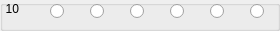
              <widget class="QGroupBox" name="groupBox_12">
               <property name="title">
                <string/>
               </property>
               <widget class="QRadioButton" name="radioButton10RxAnt1">
                <property name="geometry">
                 <rect>
                  <x>50</x>
                  <y>0</y>
                  <width>21</width>
                  <height>22</height>
                 </rect>
                </property>
                <property name="text">
                 <string/>
                </property>
               </widget>
               <widget class="QRadioButton" name="radioButton10RxAnt2">
                <property name="geometry">
                 <rect>
                  <x>90</x>
                  <y>0</y>
                  <width>21</width>
                  <height>22</height>
                 </rect>
                </property>
                <property name="text">
                 <string/>
                </property>
               </widget>
               <widget class="QRadioButton" name="radioButton10RxAnt3">
                <property name="geometry">
                 <rect>
                  <x>130</x>
                  <y>0</y>
                  <width>21</width>
                  <height>22</height>
                 </rect>
                </property>
                <property name="text">
                 <string/>
                </property>
               </widget>
               <widget class="QRadioButton" name="radioButton10RxRX1">
                <property name="geometry">
                 <rect>
                  <x>170</x>
                  <y>0</y>
                  <width>21</width>
                  <height>22</height>
                 </rect>
                </property>
                <property name="text">
                 <string/>
                </property>
               </widget>
               <widget class="QRadioButton" name="radioButton10RxRX2">
                <property name="geometry">
                 <rect>
                  <x>210</x>
                  <y>0</y>
                  <width>21</width>
                  <height>22</height>
                 </rect>
                </property>
                <property name="text">
                 <string/>
                </property>
               </widget>
               <widget class="QRadioButton" name="radioButton10RxXVRX">
                <property name="geometry">
                 <rect>
                  <x>250</x>
                  <y>0</y>
                  <width>21</width>
                  <height>22</height>
                 </rect>
                </property>
                <property name="text">
                 <string/>
                </property>
               </widget>
               <widget class="QLabel" name="label_33">
                <property name="geometry">
                 <rect>
                  <x>0</x>
                  <y>0</y>
                  <width>19</width>
                  <height>18</height>
                 </rect>
                </property>
                <property name="sizePolicy">
                 <sizepolicy hsizetype="Minimum" vsizetype="Preferred">
                  <horstretch>0</horstretch>
                  <verstretch>0</verstretch>
                 </sizepolicy>
                </property>
                <property name="text">
                 <string>10</string>
                </property>
                <property name="alignment">
                 <set>Qt::AlignRight|Qt::AlignTrailing|Qt::AlignVCenter</set>
                </property>
               </widget>
              </widget>
